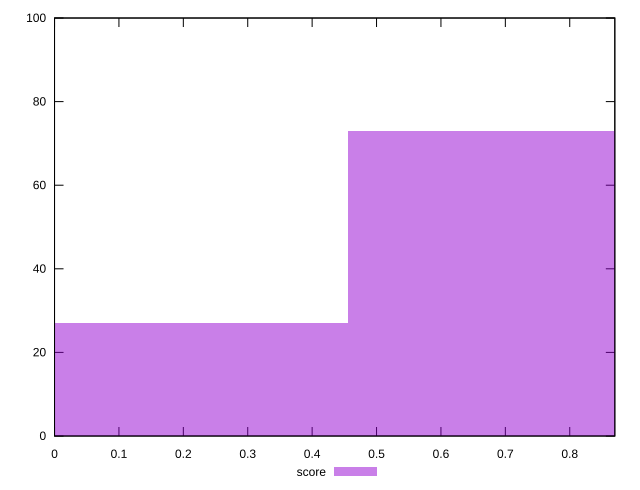

This chart was generated by the following gnuplot code:
reset

$score <<EOF
0.9102969593033301 73
0 27
EOF

set key outside below
set boxwidth 0.9102969593033301
set xrange [0:0.87]
set yrange [0:100]
set trange [0:100]
set style fill transparent solid 0.5 noborder
set terminal svg size 640, 490 enhanced background rgb 'white'
set output "report/report_00029_2021-02-24T13-36-40.390Z/cumulative-layout-shift/samples/astro/score/histogram.svg"

plot $score title "score" with boxes

reset
